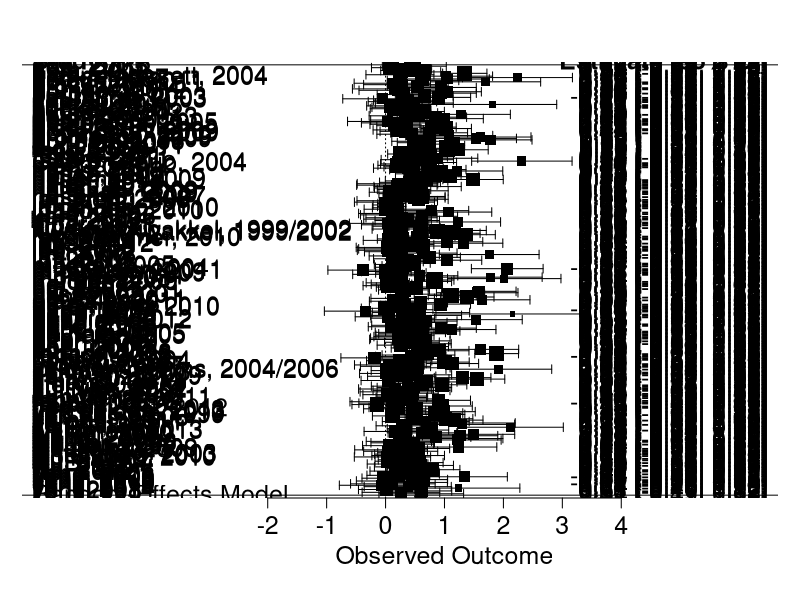
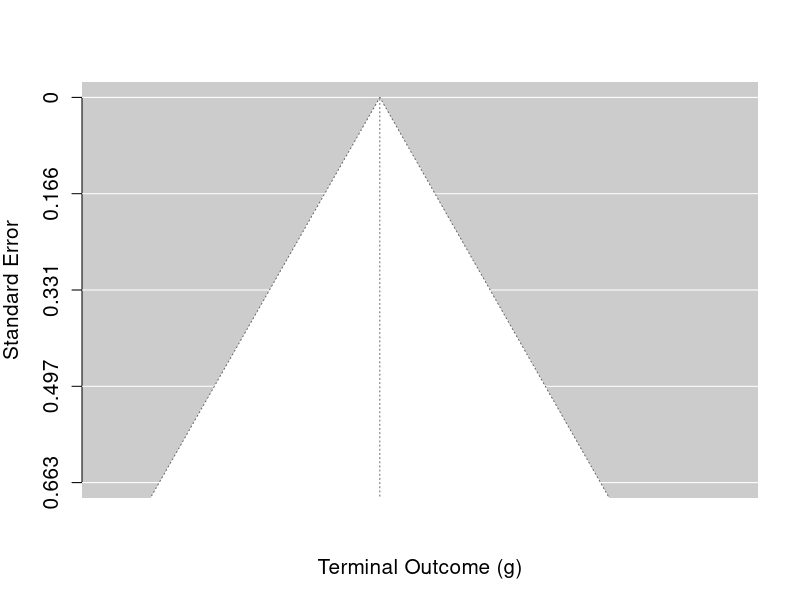

These charts were generated, in order, by the following R code: (Note: this script raises an error after producing the figures.)
#By Keith Lohse, Rehabilitation Informatics Lab, 2016-10-07

# For this analysis, you will need to install and then open the following packages:
# install.packages("metafor"); install.packages("dplyr"); install.packages("ggplot2")
library("metafor"); library("dplyr"); library("ggplot2")

## Setting the Directory -------------------------------------------------------
getwd()
setwd("C:/Users/krl0022/Documents/GitHub/dose_meta/") 
list.files()
# make sure "data SCOAR TEXT OUTLIERS REMOVED.csv" is in the working directory.

# Read in the full data set
DATA<-read.csv("data SCOAR TEXT OUTLIERS REMOVED.csv", header = TRUE) 
head(DATA)

# Alternatively, you can read the text file into R directly from my GitHub repo:
# DATA<-read.table("https://raw.github.com/keithlohse/dose_meta/master/data%20SCOAR%20TEXT%20OUTLIERS%20REMOVED.txt",
#    header = TRUE, sep="\t")
# head(DATA)
# Note this means that all effect sizes greater than d = 3.0 have been removed.


##########################################
### Analysis of the primary extraction ###
##########################################

# In this first analysis, we took only the primary outcome or
# the first usable secondary outcome if no primary was listed.
# Below, we will conduct separate analyses for the FMA and gait
# speed (regardless of if those measures were primary outcomes).

# Create different sets of data
# 1. DATA <- contains all data for experimental and control groups
# 2. LOHSE <- contains only primary outcomes and excludes missing cases
# 3. CTRLS <- contains only the control group data from LOHSE
# 4. EXPS <- contains on the experimental group data from LOHSE
# 5. BIGN <- contains only primary outcomes for groups with base n > 30
# 6. FMA <- contains data for Fugl-Meyer Assessment outcomes excludes missing cases
# 7. SPEED <- contains data for gait speed outcomes excludes missing cases

# Creating the "LOHSE" subset
LOHSE<-subset(DATA, SCOAR_outcome == "lohse")
# Length should be 489 (total number of independent groups)
length(LOHSE$SCOAR_outcome)
# Sum should be 12,847 (total number of participants)
sum(LOHSE$base_n)

# Remove studies missing time for therapy
LOHSE<-subset(LOHSE,!time_50 == "na") 
# Remove studies missing duration of therapy
LOHSE<-subset(LOHSE,!exp_dur == "na") 
# Remove studies missing age at baseline
LOHSE<-subset(LOHSE,!age_base == "na")
# Remove studies missing days post-stroke
LOHSE<-subset(LOHSE,!days_ps == "na") 
# Remove studies missing terminal effect-sizes
LOHSE<-subset(LOHSE,!term_d == "na") 
# New length should be 303
length(LOHSE$SCOAR_outcome)
# New sum should be 6767
sum(LOHSE$base_n)

# Creating a subset of only those studies with large sample sizes
BIGN<-subset(LOHSE, base_n >= 20)
length(BIGN$SCOAR_outcome)
sum(BIGN$base_n)

# Creating a subset of control groups only
CTRLS<-subset(LOHSE, group == "ctrl")
summary(CTRLS$group)

# Creating a subset of experimental groups only
EXPS<-subset(LOHSE, group == "exp")
summary(EXPS$group)

# FMA and SPEED datasets are defined below

#################################################
# Descriptive Statistics of the included Groups #
#################################################
## Table 1 ---------------------------------------------------------------------
# These descriptive statistics appear in Table 1 of the manuscript.
# average age of patients at baseline
summary(LOHSE$age_base) 
sd(LOHSE$age_base)
# average days from stroke to the beginning of therapy
summary(LOHSE$days_ps) 
sd(LOHSE$days_ps)
# duration of the intervention
summary(LOHSE$exp_dur) 
sd(LOHSE$exp_dur)
# time scheduled for therapy based on the Max Time calculation
summary(LOHSE$time_MAX) 
sd(LOHSE$time_MAX)
# time scheduled for therapy based on the 50% time calculation
summary(LOHSE$time_50) 
sd(LOHSE$time_50)
# time scheduled for therapy based on the Min time calculation
summary(LOHSE$time_MIN) 
sd(LOHSE$time_MIN)
# How was time in therapy quantified? 1 = time scheduled; 4 = repetitions
summary(as.factor(LOHSE$detailed_time)) 
# Did the authors specify an intention to treat analysis
summary(as.factor(LOHSE$itt_analysis)) 
# Number of subjects contributing to baseline means
summary(LOHSE$base_n) 
sd(LOHSE$base_n)
# Number of subjects contributing to the terminal means
summary(LOHSE$term_n) 
sd(LOHSE$term_n)
# Number of subjects contributing for follow up means
summary(LOHSE$fu_n) 
sd(LOHSE$fu_n, na.rm=TRUE) 
# Note that we did not filter the data by follow up outcomes,
# so there are missing cases that we need to exclude in this calculation

# Time from the baseline assessment to the follow-up assessment
summary(LOHSE$fu_dur) 
sd(LOHSE$fu_dur, na.rm=TRUE)
# Number of experimental versus control groups
summary(LOHSE$group) 
# Number of subjects contributing to the terminal means
summary(LOHSE$term_g) 
sd(LOHSE$term_g)
## -----------------------------------------------------------------------------



##############################
# Analysis of All Group Data #
##############################

# Random Effect model of all groups, using maximum likelihood estimation
m0<-rma(term_g, term_Vg, data=LOHSE, method="ML")
m0
confint(m0)
# Random Effect model of CONTROL groups, using maximum likelihood estimation
m0A<-rma(term_g, term_Vg, data=CTRLS, method="ML") 
m0A
# Random Effect model of EXPERIMENTAL groups, using maximum likelihood estimation
m0B<-rma(term_g, term_Vg, data=EXPS, method="ML") 
m0B

## Figure 1 --------------------------------------------------------------------
# Publication Bias
# Creating a forest plot to show the RE model of all of the data
forest(m0, slab=paste(LOHSE$author, LOHSE$year, sep=", "), cex=1.5)

# Creating a funnel plot to show potential bias in the full dataset
palette(c("#fee8c8","#e34a33"))
funnel(m0, pch=21, bg=LOHSE$group, cex = 1.5, cex.axis=1.25, cex.lab=1.25, 
       xlab="Terminal Outcome (g)")
# Statistical test of symmetry (see Eggers, 1997)
regtest(m0, model = "lm") 
# Significant result indicates bias in the distribution of results
## -----------------------------------------------------------------------------

# Moderator Analysis of Treatment Versus Control Groups
## First we need to center the "group" variable
summary(as.numeric(LOHSE$group))
LOHSE$exp.c<-as.numeric(LOHSE$group)-1.5
head(LOHSE)
## Then we can included this centered group variable in our model
m1<-rma(term_g~exp.c, term_Vg, data=LOHSE, method="ML")
m1
## We can also get the 95% confidence estimates for the model
confint(m1)

#Moderator Analysis of Groups and DPS
## First we center the DPS variable
summary(LOHSE$days_ps)
LOHSE$DPS.c<-LOHSE$days_ps-mean(LOHSE$days_ps)
hist(LOHSE$days_ps)

## Following our transformation, we now center the rtDPS variable
LOHSE$rtDPS<-sqrt(LOHSE$days_ps)
summary(LOHSE$rtDPS)
LOHSE$rtDPS.c<-LOHSE$rtDPS-mean(LOHSE$rtDPS)
hist(LOHSE$rtDPS.c)
## We then include the centered rtDPS variable in our model
m2<-rma(term_g~exp.c+rtDPS.c, term_Vg, data=LOHSE, method="ML")
m2
confint(m2)

#Moderator Analysis of Group and Estimated Time Scheduled
## First we mean center the TIME variable
summary(LOHSE$time_50)
hist(LOHSE$time_50)
LOHSE$time50.c<-LOHSE$time_50-mean(LOHSE$time_50)
## Following our transformation, we now mean center the rtTIME variable
LOHSE$rtTIME<-sqrt(LOHSE$time_50)
summary(LOHSE$rtTIME)
LOHSE$rtTIME.c<-LOHSE$rtTIME-mean(LOHSE$rtTIME)
hist(LOHSE$rtTIME)
## We can then add the mean centered rtTIME to your model
m3<-rma(term_g~exp.c+rtDPS.c+rtTIME.c, term_Vg, data=LOHSE, method="ML")
m3
confint(m3)
plot(m3)

# Interaction of Dose with Time
## No new variables need to be created to test this interaction
m4<-rma(term_g~exp.c+rtDPS.c*rtTIME.c, term_Vg, data=LOHSE, method="ML")
m4
confint(m4)
plot(m4)

#Moderator Analysis of Group, DPS, TIME and Age
summary(LOHSE$age_base)
hist(LOHSE$age_base)
## First we mean center the AGE variable
LOHSE$age.c<-LOHSE$age_base-mean(LOHSE$age_base)
## Then we can include mean centered age in our model
m5<-rma(term_g~exp.c+rtDPS.c*rtTIME.c+age.c, term_Vg, data=LOHSE, method="ML")
m5
confint(m5)


#Controlling for the effect of therapy duration
summary(LOHSE$exp_dur)
hist(LOHSE$exp_dur)
## First we mean center the variable of duration
LOHSE$DUR.c<-LOHSE$exp_dur-mean(LOHSE$exp_dur)
## Following our transformation, we now mean center the rtDUR variable
LOHSE$rtDUR<-sqrt(LOHSE$exp_dur)
summary(LOHSE$rtDUR)
hist(LOHSE$rtDUR)
LOHSE$rtDUR.c<-LOHSE$rtDUR-mean(LOHSE$rtDUR)
## We also want to check for potential colinearity between duration and time
plot(LOHSE$rtDUR.c,LOHSE$rtTIME.c)
cor.test(LOHSE$rtDUR.c,LOHSE$rtTIME.c)
## Finally we can add the mean centered rtDUR variable to the model
m6<-rma(term_g~exp.c+rtDPS.c*rtTIME.c+age.c+rtDUR.c, term_Vg, data=LOHSE, method="ML")
m6
confint(m6)

# Next, we export the data (including the variables we created) to a csv file
write.csv(LOHSE, file="data SCOAR R MAIN ANALYSIS.csv")

#Comparison between the different models
summary(m0)
# logLik   deviance        AIC        BIC       AICc  
# -196.4562   666.8507   396.9124   404.3398   396.9524
summary(m1)
# logLik   deviance        AIC        BIC       AICc  
# -179.4614   632.8610   364.9228   376.0640   365.0030  
summary(m2)
# logLik   deviance        AIC        BIC       AICc  
# -133.6918   541.3218   275.3836   290.2385   275.5178  
summary(m3)
# logLik   deviance        AIC        BIC       AICc  
# -127.3528   528.6440   264.7057   283.2744   264.9077
summary(m4)
# logLik   deviance        AIC        BIC       AICc  
# -125.4686   524.8755   262.9372   285.2196   263.2210 
summary(m5)
# logLik   deviance        AIC        BIC       AICc  
# -121.7344   517.4070   257.4687   283.4649   257.8484  
summary(m6)
# logLik   deviance        AIC        BIC       AICc  
# -120.4646   514.8674   256.9291   286.6390   257.4189  

# So m5 is our best fitting model...
# but lets double-check our statistical assumptions/diagnostics
# The distribution of residuals for this model is approximately normal
plot(density(resid(m5))) 
# The distribution of residuals for this model show some heteroscedasticity
plot(resid(m5)~fitted(m5)) 
# but not a significant relationship between fitted values and residuals.
cor.test(resid(m5),fitted(m5))


#########################################
# Plots for Multivariable Relationships #
#########################################
## Figure 2 --------------------------------------------------------------------
# Plot of outcomes by Days Post Stroke (DPS)
palette(c("#ffffcc", "#a1dab4", "#41b6c4", "#225ea8"))
plot(LOHSE$term_g~LOHSE$yrs_ps, bty='n', type='p', pch=21, bg=LOHSE$days_cat, 
     col="black", lwd=1.0, xlim=c(0,10), ylim=c(-0.5,3.5), 
     cex=sqrt(LOHSE$base_n)/2, cex.axis=1.25, cex.lab=1.25,
     ylab="Terminal Outcome (g)", xlab="Time Post Stroke (yrs)")

plot(LOHSE$term_g~LOHSE$rtDPS, bty='n', type='p', pch=21, bg=LOHSE$days_cat, 
     col="black", lwd=1.0, xlim=c(0,60), ylim=c(-0.5,3.5), 
     cex=sqrt(LOHSE$base_n)/2, cex.axis=1.25, cex.lab=1.25,
     ylab="Terminal Outcome (g)", xlab="Time Post Stroke (sqrt(days))")
#The square root of DPS is the actual variable in our models, so I think we 
# should use it in the figures, however, below is the coding for putting 
# linear time (e.g. untransformed) on the x-axis)

#Plot of outcomes by Time Scheduled for therapy
LOHSE$TIMEq <- ntile(LOHSE$rtTIME, 4)  
palette(c("#ffffcc", "#a1dab4", "#41b6c4", "#225ea8"))

plot(LOHSE$term_g~LOHSE$rtTIME, bty='n', xlim=c(0,15), ylim=c(-0.5,3.5), 
     bg=LOHSE$TIMEq, col = "black", pch=21, cex=sqrt(LOHSE$base_n)/2, 
     cex.axis=1.25, cex.lab=1.25,  ylab="Terminal Outcome (g)", 
     xlab="Estimated Time Scheduled for Therapy (sqrt(hrs))")

plot(LOHSE$term_g~LOHSE$time_50, bty='n', xlim=c(0,250), ylim=c(-0.5,3.5), 
     bg=LOHSE$TIMEq, col = "black", pch=21, cex=sqrt(LOHSE$base_n)/2, 
     cex.axis=1.25, cex.lab=1.25, ylab="Terminal Outcome (g)", 
     xlab="Estimated Time Scheduled for Therapy (hrs))")
## -----------------------------------------------------------------------------


#################################################
### Analysis of the "big" groups only, n > 20 ###
#################################################
# Descriptive Statistics for the BIGN data
summary(BIGN$age_base)
sd(BIGN$age_base, na.rm=TRUE)

summary(BIGN$days_ps)
sd(BIGN$days_ps, na.rm=TRUE)

summary(BIGN$exp_dur)
sd(BIGN$exp_dur, na.rm=TRUE)

summary(BIGN$time_50)
sd(BIGN$time_50, na.rm=TRUE)

summary(BIGN$group)

summary(BIGN$base_n)
sd(BIGN$base_n, na.rm=TRUE)

summary(BIGN$term_g)
sd(BIGN$term_g, na.rm=TRUE)

# Overall analysis of all trials
b0<-rma(term_g, term_Vg, data=BIGN, method="ML")
b0
confint(b0)

# Creating a forest plot to show the RE model of all of the data
forest(b0, slab=paste(BIGN$author, BIGN$year, sep=", "), cex=1.5)

# Creating a funnel plot to show potential bias in the full dataset
palette(c("orange","dodgerblue"))
funnel(b0, pch=21, bg=BIGN$group, cex = 1.5, cex.axis=1.25, cex.lab=1.25, xlab="Terminal Outcome (g)")
# Statistical test of symmetry (see Eggers, 1997)
regtest(b0, model = "lm") 
# Significant result indicates bias in the distribution of results

# Moderator Analysis of Treatment Versus Control Groups
summary(as.numeric(BIGN$group))
BIGN$exp.c<-as.numeric(BIGN$group)-1.5
head(BIGN)
b1<-rma(term_g~exp.c, term_Vg, data=BIGN, method="ML")
b1
confint(b1)

# Moderator Analysis of Groups and DPS
summary(BIGN$days_ps)
BIGN$DPS.c<-BIGN$days_ps-mean(BIGN$days_ps)
hist(BIGN$days_ps)

BIGN$rtDPS<-sqrt(BIGN$days_ps)
summary(BIGN$rtDPS)
BIGN$rtDPS.c<-BIGN$rtDPS-mean(BIGN$rtDPS)
hist(BIGN$rtDPS.c)

b2<-rma(term_g~exp.c+rtDPS.c, term_Vg, data=BIGN, method="ML")
b2
confint(b2)

# Moderator Analysis of Group and Estimated Time Scheduled
summary(BIGN$time_50)
hist(BIGN$time_50)
BIGN$time50.c<-BIGN$time_50-mean(BIGN$time_50)

BIGN$rtTIME<-sqrt(BIGN$time_50)
summary(BIGN$rtTIME)
BIGN$rtTIME.c<-BIGN$rtTIME-mean(BIGN$rtTIME)
hist(BIGN$rtTIME)

b3<-rma(term_g~exp.c+rtDPS.c+rtTIME.c, term_Vg, data=BIGN, method="ML")
b3
confint(b3)
plot(b3)

# Adding the interaction of DPS and TIME
b4<-rma(term_g~exp.c+rtDPS.c*rtTIME.c, term_Vg, data=BIGN, method="ML")
b4
confint(b4)
plot(fitted(b4),resid(b4))
plot(density(resid(b4)))

# Moderator Analysis of Group, DPS, TIME and Age
summary(BIGN$age_base)
hist(BIGN$age_base)
BIGN$age.c<-BIGN$age_base-mean(BIGN$age_base)

b5<-rma(term_g~exp.c+rtDPS.c*rtTIME.c+age.c, term_Vg, data=BIGN, method="ML")
b5
confint(b5)


# Controlling for the effect of therapy duration
summary(BIGN$exp_dur)
hist(BIGN$exp_dur)
BIGN$DUR.c<-BIGN$exp_dur-mean(BIGN$exp_dur)

BIGN$rtDUR<-sqrt(BIGN$exp_dur)
summary(BIGN$rtDUR)
BIGN$rtDUR.c<-BIGN$rtDUR-mean(BIGN$rtDUR)
hist(BIGN$rtDUR.c)
## Testing for colinearity between duration and time
plot(BIGN$rtDUR.c,BIGN$rtTIME.c)
cor.test(BIGN$rtDUR.c,BIGN$rtTIME.c)
# Controlling for the duration of therapy
b6<-rma(term_g~exp.c+rtDPS.c*rtTIME.c+age.c+rtDUR.c, term_Vg, data=BIGN, method="ML")
b6
confint(b6)

# Comparing the fit of the different models
summary(b0)
# logLik  deviance       AIC       BIC      AICc  
# -70.2411  325.1712  144.4821  150.0902  144.5830  
summary(b1)
# logLik  deviance       AIC       BIC      AICc  
# -65.2092  315.1075  136.4185  144.8306  136.6219 
summary(b2)
# logLik  deviance       AIC       BIC      AICc  
# -39.8544  264.3979   87.7088   98.9249   88.0507 
summary(b3)
# logLik  deviance       AIC       BIC      AICc  
# -36.3532  257.3954   82.7064   96.7265   83.2236 
summary(b4)
# logLik  deviance       AIC       BIC      AICc  
# -34.4962  253.6814   80.9924   97.8165   81.7228  
summary(b5)
# logLik  deviance       AIC       BIC      AICc  
# -33.5010  251.6911   81.0020  100.6302   81.9845
summary(b6)
# logLik  deviance       AIC       BIC      AICc  
# -32.1270  248.9430   80.2540  102.6861   81.5283 

# So b4 is our best fitting model...
# but lets double-check our statistical assumptions/diagnostics
# The distribution of residuals for this model is approximately normal
plot(density(resid(b4))) 
# The distribution of residuals for this model show some heteroscedasticity
plot(resid(b4)~fitted(b4)) 
# but not a significant relationship between fitted values and residuals.
cor.test(resid(b4),fitted(b4))

# We can also export the BIGN data (and the variables we created) to a csv
write.csv(BIGN, file="data SCOAR BIG N ANALYSIS.csv")

## Figure 2 with only studies N >20 --------------------------------------------
# Plot of outcomes by AGE
# the ntile function chops the variable into X equally sized groups.
BIGN$AGEq <- ntile(BIGN$age_base, 4)  
# Topocolors is just a color pallette that I like
palette(c("#ffffcc", "#a1dab4", "#41b6c4", "#225ea8"))

plot(BIGN$term_g~BIGN$age_base, bty='n', xlim=c(40,90), ylim=c(-0.5,3.5), 
     bg=BIGN$AGEq, col = "black", pch=21, cex=sqrt(BIGN$base_n)/2, 
     cex.axis=1.25, cex.lab=1.25, ylab="Terminal Outcome (g)", 
     xlab="Average Age (years)")

#Plot of outcomes by DPS
plot(BIGN$term_g~BIGN$rtDPS, bty='n', type='p', pch=21, bg=BIGN$days_cat, 
     col="black", lwd=1.0, xlim=c(0,60), ylim=c(-0.5,3.5), 
     cex=sqrt(BIGN$base_n)/2, cex.axis=1.25, cex.lab=1.25,
     ylab="Terminal Outcome (g)", xlab="Time Post Stroke (sqrt(days)")




## -----------------------------------------------------------------------------

###########################################
### Analysis of the FMA for the UE only ###
###########################################

# All outcomes are fma, fma-ue, fma-se, or fma-wh
# fma-le had been excluded
# only one outcome per study
FMA<-subset(DATA, fma_outcome == "fma")
# Remove studies missing time for therapy
FMA<-subset(FMA,!time_50 == "na") 
# Remove studies missing duration of therapy
FMA<-subset(FMA,!exp_dur == "na") 
# Remove studies missing age at baseline
FMA<-subset(FMA,!age_base == "na") 
# Remove studies missing days post-stroke
FMA<-subset(FMA,!days_ps == "na") 
# Remove studies missing terminal effect-sizes
FMA<-subset(FMA,!term_d == "na") 
length(FMA$author)
# Length for the FMA data should be 79
sum(FMA$base_n)
# Sum of baseline n should be 1,741

# Descriptive Statistics for the FMA data
summary(FMA$age_base)
sd(FMA$age_base, na.rm=TRUE)

summary(FMA$days_ps)
sd(FMA$days_ps, na.rm=TRUE)

summary(FMA$exp_dur)
sd(FMA$exp_dur, na.rm=TRUE)

summary(FMA$time_50)
sd(FMA$time_50, na.rm=TRUE)

summary(FMA$group)

summary(FMA$base_n)
sd(FMA$base_n, na.rm=TRUE)

summary(FMA$term_g)
sd(FMA$term_g, na.rm=TRUE)

#Regression models for FMA
f0<-rma(term_g, term_Vg, data=FMA, method="ML")
f0

# Moderator Analysis of Group
summary(FMA$group)
FMA$exp.c<-as.numeric(FMA$group)-1.5
head(FMA)
f1<-rma(term_g~exp.c, term_Vg, data=FMA, method="ML")
f1

# Moderator Analysis of Groups and DPS
summary(FMA$days_ps)
FMA$DPS.c<-FMA$days_ps-mean(FMA$days_ps)
hist(FMA$DPS.c)

FMA$rtDPS<-sqrt(FMA$days_ps)
summary(FMA$rtDPS)
FMA$rtDPS.c<-FMA$rtDPS-mean(FMA$rtDPS)
hist(FMA$rtDPS.c)
mean(FMA$rtDPS.c)

f2<-rma(term_g~exp.c+rtDPS.c, term_Vg, data=FMA, method="ML")
f2

# Moderator Analysis of Group and Estimated Time Scheduled
summary(FMA$time_50)
hist(FMA$time_50)
FMA$time50.c<-FMA$time_50-mean(FMA$time_50)

FMA$rtTIME<-sqrt(FMA$time_50)
summary(FMA$rtTIME)
FMA$rtTIME.c<-FMA$rtTIME-mean(FMA$rtTIME)
hist(FMA$rtTIME)

f3<-rma(term_g~exp.c+rtDPS.c+rtTIME.c, term_Vg, data=FMA, method="ML")
f3
plot(f3)

# Adding the interaction of DPS and TIME
f4<-rma(term_g~exp.c+rtDPS.c*rtTIME.c, term_Vg, data=FMA, method="ML")
f4
confint(f4)
plot(f4)

# Moderator Analysis of Group, DPS, and Age
summary(FMA$age_base)
hist(FMA$age_base)

FMA$age.c<-FMA$age_base-mean(FMA$age_base)

f5<-rma(term_g~exp.c+rtDPS.c*rtTIME.c+age.c, term_Vg, data=FMA, method="ML")
f5
confint(f5)

# Controlling for the effect of therapy duration
summary(FMA$exp_dur)
hist(FMA$exp_dur)
FMA$DUR.c<-FMA$exp_dur-mean(FMA$exp_dur)

FMA$rtDUR<-sqrt(FMA$exp_dur)
summary(FMA$rtDUR)
hist(FMA$rtDUR)
FMA$rtDUR.c<-FMA$rtDUR-mean(FMA$rtDUR)
## Checking for colinearity between TIME and DURATION
plot(FMA$rtDUR.c,FMA$rtTIME.c)
cor.test(FMA$rtDUR.c,FMA$rtTIME.c)

f6<-rma(term_g~exp.c+rtDPS.c*rtTIME.c+age.c+rtDUR.c, term_Vg, data=FMA, method="ML")
f6

# Comparisons between the different FMA models
summary(f0)
# logLik  deviance       AIC       BIC      AICc  
# -26.1594  129.2677   56.3187   61.0576   56.4766 
summary(f1)
# logLik  deviance       AIC       BIC      AICc  
# -22.5504  122.0497   51.1007   58.2091   51.4207
summary(f2)
# logLik  deviance       AIC       BIC      AICc  
# -13.7268  104.4027   35.4537   44.9315   35.9942  
summary(f3)
# logLik  deviance       AIC       BIC      AICc  
# -13.5434  104.0359   37.0869   48.9341   37.9088
summary(f4)
# logLik  deviance       AIC       BIC      AICc  
# -13.5408  104.0307   39.0817   53.2984   40.2484
summary(f5)
# logLik  deviance       AIC       BIC      AICc  
# -10.2347   97.4185   34.4695   51.0556   36.0469 
summary(f6)
# logLik  deviance       AIC       BIC      AICc  
# -9.5106   95.9703   35.0213   53.9769   37.0784

# So F2/f5 are our best fitting models based on the AIC and AICc
# but lets double-check our statistical assumptions/diagnostics
# The distribution of residuals for this model is approximately normal
plot(density(resid(f5))) 
# The distribution of residuals for this model show some heteroscedasticity
plot(resid(f5)~fitted(f5)) 
# but not a significant relationship between fitted values and residuals.
cor.test(resid(f5),fitted(f5))

# Exporting the FMA data to a .csv file
write.csv(FMA, file="data SCOAR FMA ANALYSIS.csv")

## Figure 3A -------------------------------------------------------------------
# Plots of the FMA data
palette(c("#ffffcc", "#a1dab4", "#41b6c4", "#225ea8"))
summary(FMA$days_cat)
plot(FMA$term_g~FMA$rtTIME, bty='n', type='p', pch=21, bg=FMA$days_cat, 
     col="black", lwd=1.0, xlim=c(-1,15), ylim=c(-0.5,3.5), cex.axis=1.25, 
     cex.lab=1.25, cex=sqrt(FMA$base_n)/2,
     ylab="Terminal FMA (g)", xlab="Time Scheduled for Therapy (sqrt(hrs))")
legend("top", inset=.02, title="Days Post Stroke",
       c("<90 Days","<1 Year",">1 Year"), 
       fill=c("#41b6c4", "#a1dab4", "#225ea8"), horiz=TRUE, cex=0.8)
## -----------------------------------------------------------------------------
#Plotting relationships between the baseline and terminal means 
g1<-ggplot(FMA, aes(x = base_m, y = term_m, color = as.factor(outcome_name))) +
    geom_point(size = 4, alpha=0.5) + theme(text = element_text(size=20)) +
    #geom_smooth(method=lm)+
    #scale_color_manual(values=c("#007360","#9b1d36","#369cba")) +
    theme(panel.background=element_rect(fill="white", color="gray"), 
          panel.grid.major=element_line(color="gray"),
          panel.grid.minor=element_line(color="gray")) +
    labs(x = "FMA at Baseline", y = "FMA at Terminal Assessment")
print(g1)

## -----------------------------------------------------------------------------


################################################
### Analysis of the gait speed measures only ###
################################################
# only one outcome per study
SPEED<-subset(DATA, speed_outcome == "speed")
# Remove studies missing time for therapy
SPEED<-subset(SPEED,!time_50 == "na") 
# Remove studies missing duration of therapy
SPEED<-subset(SPEED,!exp_dur == "na") 
# Remove studies missing age at baseline
SPEED<-subset(SPEED,!age_base == "na")
# Remove studies missing days post-stroke
SPEED<-subset(SPEED,!days_ps == "na")
# Remove studies missing terminal effect-sizes
SPEED<-subset(SPEED,!term_d == "na") 
length(SPEED$author)
# Length for the SPEED data should be 116
sum(SPEED$base_n)
# Sum of baseline n for SPEED data should be 2,609

#Descriptive Statistics for the SPEED data
summary(SPEED$age_base)
sd(SPEED$age_base, na.rm=TRUE)

summary(SPEED$days_ps)
sd(SPEED$days_ps, na.rm=TRUE)

summary(SPEED$exp_dur)
sd(SPEED$exp_dur, na.rm=TRUE)

summary(SPEED$time_50)
sd(SPEED$time_50, na.rm=TRUE)

summary(SPEED$group)

summary(SPEED$base_n)
sd(SPEED$base_n, na.rm=TRUE)

summary(SPEED$term_g)
sd(SPEED$term_g, na.rm=TRUE)

# Statistical models for the speed data
s0<-rma(term_g, term_Vg, data=SPEED, method="ML")
s0

# Moderator Analysis of Group
summary(SPEED$group)
SPEED$exp.c<-as.numeric(SPEED$group)-1.5
head(SPEED)
s1<-rma(term_g~exp.c, term_Vg, data=SPEED, method="ML")
s1

# Moderator Analysis of Groups and DPS
summary(SPEED$days_ps)
SPEED$DPS.c<-SPEED$days_ps-mean(SPEED$days_ps)
hist(SPEED$DPS.c)

SPEED$rtDPS<-sqrt(SPEED$days_ps)
summary(SPEED$rtDPS)
SPEED$rtDPS.c<-SPEED$rtDPS-mean(SPEED$rtDPS)
hist(SPEED$rtDPS.c)

s2<-rma(term_g~exp.c+rtDPS.c, term_Vg, data=SPEED, method="ML")
s2

# Moderator Analysis of Group and Estimated Time Scheduled
summary(SPEED$time_50)
hist(SPEED$time_50)
SPEED$time50.c<-SPEED$time_50-mean(SPEED$time_50)

SPEED$rtTIME<-sqrt(SPEED$time_50)
summary(SPEED$rtTIME)
SPEED$rtTIME.c<-SPEED$rtTIME-mean(SPEED$rtTIME)
hist(SPEED$rtTIME.c)

s3<-rma(term_g~exp.c+rtDPS.c+rtTIME.c, term_Vg, data=SPEED, method="ML")
s3
plot(s3)

# Adding the interaction of DPS and TIME
s4<-rma(term_g~exp.c+rtDPS.c*rtTIME.c, term_Vg, data=SPEED, method="ML")
s4
plot(s4)

# Moderator Analysis of Group, DPS, and Age
summary(SPEED$age_base)
hist(SPEED$age_base)

SPEED$age.c<-SPEED$age_base-mean(SPEED$age_base)

s5<-rma(term_g~exp.c+rtDPS.c*rtTIME.c+age.c, term_Vg, data=SPEED, method="ML")
s5
confint(s5)

# Controlling for the effect of therapy duration
summary(SPEED$exp_dur)
hist(SPEED$exp_dur)
SPEED$DUR.c<-SPEED$exp_dur-mean(SPEED$exp_dur)

SPEED$rtDUR<-sqrt(SPEED$exp_dur)
summary(SPEED$rtDUR)
hist(SPEED$rtDUR)
SPEED$rtDUR.c<-SPEED$rtDUR-mean(SPEED$rtDUR)
# Checking for colinearity between TIME and DURATION
plot(SPEED$rtDUR.c,SPEED$rtTIME.c)
cor.test(SPEED$rtDUR.c,SPEED$rtTIME.c)

s6<-rma(term_g~exp.c+rtDPS.c*rtTIME.c+age.c+rtDUR.c, term_Vg, data=SPEED, method="ML")
s6

# Comparisons between the different SPEED models
summary(s0)
# logLik  deviance       AIC       BIC      AICc  
# -80.4021  265.5184  164.8041  170.3113  164.9103  
summary(s1)
# logLik  deviance       AIC       BIC      AICc  
# -76.6772  258.0687  159.3544  167.6151  159.5686
summary(s2)
# logLik  deviance       AIC       BIC      AICc  
# -52.6510  210.0163  113.3019  124.3163  113.6623
summary(s3)
# logLik  deviance       AIC       BIC      AICc  
# -49.8661  204.4464  109.7321  123.5001  110.2776
summary(s4)
# logLik  deviance       AIC       BIC      AICc  
# -48.0225  200.7593  108.0450  124.5665  108.8156 
summary(s5)
# logLik  deviance       AIC       BIC      AICc  
# -44.9879  194.6902  103.9758  123.2510  105.0129
summary(s6)
# logLik  deviance       AIC       BIC      AICc  
# -43.8895  192.4934  103.7791  125.8078  105.1249 

# So s5 is our best fitting model based on the AIC and AICc
# but lets double-check our statistical assumptions/diagnostics
# The distribution of residuals for this model is approximately normal
plot(density(resid(s5))) 
# The distribution of residuals for this model show some heteroscedasticity
plot(resid(s5)~fitted(s5)) 
# but not a significant relationship between fitted values and residuals.
cor.test(resid(s5),fitted(s5))


#Exporting the SPEED data to a .csv file
#write.csv(SPEED, file="data SCOAR SPEED ANALYSIS.csv")

## Figure 3B -------------------------------------------------------------------
# Plots of the SPEED data
palette(c("#ffffcc", "#a1dab4", "#41b6c4", "#225ea8"))

plot(SPEED$term_g~SPEED$rtTIME, bty='n', type='p', pch=21, bg=SPEED$days_cat, 
     col="black", lwd=1.0, xlim=c(-1,15), ylim=c(-0.5,3.5), cex.axis=1.25, 
     cex.lab=1.25, cex=sqrt(SPEED$base_n)/2, 
     ylab="Terminal Gait Speed (g)", 
     xlab="Time Scheduled for Therapy (sqrt(hrs))")
legend("top", inset=.02, title="Days Post Stroke",
       c("<90 Days","<1 Year",">1 Year"), 
       fill=c("#41b6c4", "#a1dab4", "#225ea8"), horiz=TRUE, cex=0.8)
## -----------------------------------------------------------------------------

# There is an issue with plotting baseline means against terminal means
# First the Fuzaro study need to be removed because it used %Time and not m/s
# Second all of the studies that used cm/s need to be converted to m/s
# This has already been done in the SCOAR SPEED ANALYSIS.csv file on github
# ... so download it from github or recreate the above steps before graphing!
SPEED_Graph<-read.table("data SCOAR SPEED ANALYSIS.csv", header = TRUE, sep=",") 
head(SPEED_Graph)

#Plotting relationships 
g1<-ggplot(SPEED_Graph, aes(x = base_mCON, y = term_mCON, color = as.factor(outcome_name))) +
    geom_point(size = 4, alpha=0.5) + theme(text = element_text(size=20)) +
    xlim(0,2)+ylim(0,2)+
    #geom_smooth(method=lm)+
    #scale_color_manual(values=c("#007360","#9b1d36","#369cba")) +
    theme(panel.background=element_rect(fill="white", color="gray"), 
          panel.grid.major=element_line(color="gray"),
          panel.grid.minor=element_line(color="gray")) +
    labs(x = "Speed at Baseline (m/s)", y = "Speed at Terminal Assessment (m/s)")
print(g1)
